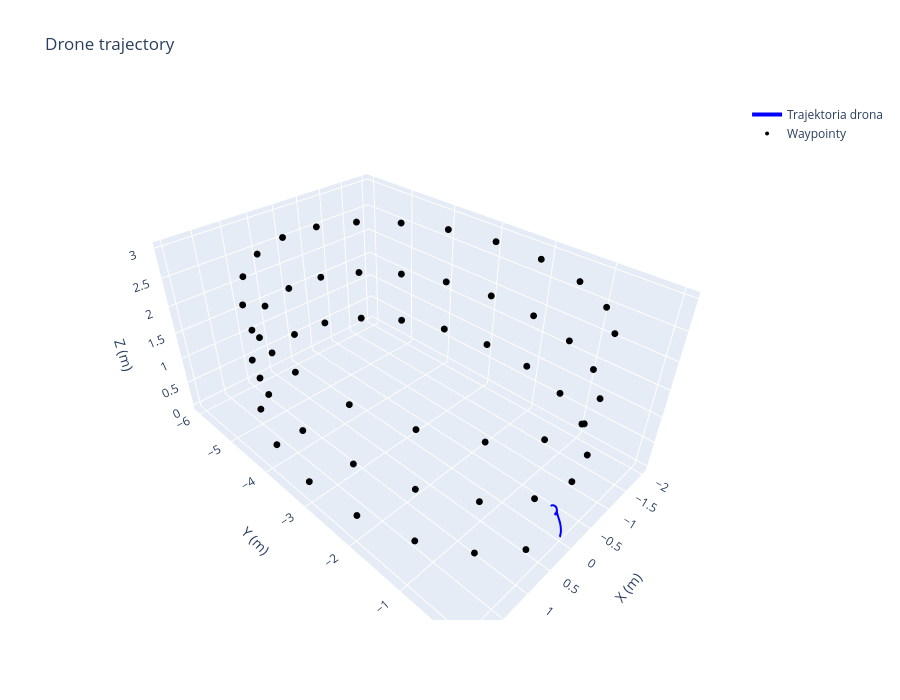

This figure's notebook cell:
### Code cell
import plotly.graph_objects as go

fig = go.Figure()

fig.add_trace(go.Scatter3d(
    x=trajectory_x, 
    y=trajectory_y, 
    z=trajectory_z,
    mode='lines',
    name='Trajektoria drona',
    line=dict(color='blue', width=4)
))

fig.add_trace(go.Scatter3d(
    x=waypints_x, 
    y=waypints_y, 
    z=waypints_z,
    mode='markers',
    name='Waypointy',
    marker=dict(color='black', size=4)
))

fig.update_layout(
    title="Drone trajectory",
    scene=dict(
        xaxis_title=' X (m)',
        yaxis_title=' Y (m)',
        zaxis_title=' Z (m)'
    ),
    width=900,
    height=700
)

fig.show()

### Figure 1 — Plotly figure (JSON) as saved in the notebook; plotly's stock layout.template omitted (floating-point values rounded to 4 significant figures; data arrays with more than 128 entries replaced by an {"elided": "..."} marker saying what was removed)
{"data": [{"line": {"color": "blue", "width": 4}, "mode": "lines", "name": "Trajektoria drona", "type": "scatter3d", "x": {"elided": "542 float values"}, "y": {"elided": "542 float values"}, "z": {"elided": "542 float values"}}, {"marker": {"color": "black", "size": 4}, "mode": "markers", "name": "Waypointy", "type": "scatter3d", "x": [0.618, 1.176, 1.618, 1.902, 2.0, 1.902, 1.618, 1.176, 0.618, 2.449e-16, -0.618, -1.176, -1.618, -1.902, -2.0, -1.902, -1.618, -1.176, -0.618, -4.899e-16, 0.618, 1.176, 1.618, 1.902, 2.0, 1.902, 1.618, 1.176, 0.618, 7.348e-16, -0.618, -1.176, -1.618, -1.902, -2.0, -1.902, -1.618, -1.176, -0.618, -9.797e-16, 0.618, 1.176, 1.618, 1.902, 2.0, 1.902, 1.618, 1.176, 0.618, 1.225e-15, -0.618, -1.176, -1.618, -1.902, -2.0, -1.902, -1.618, -1.176, -0.618], "y": [-0.1468, -0.5729, -1.237, -2.073, -3.0, -3.927, -4.763, -5.427, -5.853, -6.0, -5.853, -5.427, -4.763, -3.927, -3.0, -2.073, -1.237, -0.5729, -0.1468, 0.0, -0.1468, -0.5729, -1.237, -2.073, -3.0, -3.927, -4.763, -5.427, -5.853, -6.0, -5.853, -5.427, -4.763, -3.927, -3.0, -2.073, -1.237, -0.5729, -0.1468, 0.0, -0.1468, -0.5729, -1.237, -2.073, -3.0, -3.927, -4.763, -5.427, -5.853, -6.0, -5.853, -5.427, -4.763, -3.927, -3.0, -2.073, -1.237, -0.5729, -0.1468], "z": [0.1492, 0.1983, 0.2475, 0.2966, 0.3458, 0.3949, 0.4441, 0.4932, 0.5424, 0.5915, 0.6407, 0.6898, 0.739, 0.7881, 0.8373, 0.8864, 0.9356, 0.9847, 1.034, 1.083, 1.132, 1.181, 1.231, 1.28, 1.329, 1.378, 1.427, 1.476, 1.525, 1.575, 1.624, 1.673, 1.722, 1.771, 1.82, 1.869, 1.919, 1.968, 2.017, 2.066, 2.115, 2.164, 2.214, 2.263, 2.312, 2.361, 2.41, 2.459, 2.508, 2.558, 2.607, 2.656, 2.705, 2.754, 2.803, 2.853, 2.902, 2.951, 3.0]}], "layout": {"height": 700, "scene": {"xaxis": {"title": {"text": " X (m)"}}, "yaxis": {"title": {"text": " Y (m)"}}, "zaxis": {"title": {"text": " Z (m)"}}}, "title": {"text": "Drone trajectory"}, "width": 900}}
